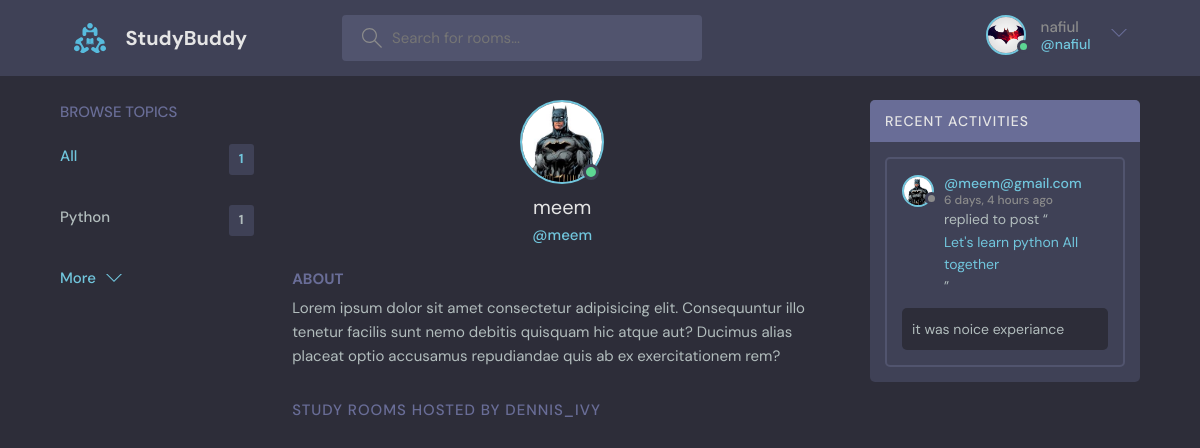
/profile/3/ (signed in), run on the app's committed database.
### base/models.py (models this page shows, shortened)
class User(AbstractUser):
    name = models.CharField(max_length=200, null=True)
    email = models.EmailField(unique=True, null=True)
    bio = models.TextField(null=True)
    avatar = models.ImageField(null=True, default="avatar.svg")
    USERNAME_FIELD = 'email'
    REQUIRED_FIELDS = []

class Topic(models.Model):
    name = models.CharField(max_length=200)

class Message(models.Model):
    user = models.ForeignKey(User, on_delete=models.CASCADE)
    room = models.ForeignKey(Room, on_delete=models.CASCADE)
    body = models.TextField()
    update = models.DateTimeField(auto_now=True)
    created = models.DateTimeField(auto_now_add=True)
    class Meta:
        ordering =['-update', '-created']
    def __str__(self):
        return self.body[0:50]

class Room(models.Model):
    host = models.ForeignKey(User, on_delete=models.SET_NULL, null=True)
    topic = models.ForeignKey(Topic, on_delete=models.SET_NULL, null=True)
    name = models.CharField(max_length=200)
    description = models.TextField(null=True, blank=True)
    participants = models.ManyToManyField(User, related_name='participants', blank=True)
    update = models.DateTimeField(auto_now=True)
    created = models.DateTimeField(auto_now_add=True)
    class Meta:
        ordering =['-update', '-created']
    def __str__(self):
        return self.name

### base/views.py (the view)
# urls.py: path('profile/<str:pk>/', views.userProfile, name="user-profile"),
@login_required(login_url='login')
def userProfile(request, pk):
    user = User.objects.get(id=pk)
    rooms = user.room_set.all()
    room_messages = user.message_set.all()
    topics = Topic.objects.all()
    context = {'user': user, 'rooms':rooms, 'room_messages':room_messages, 'topics':topics}
    return render(request, 'base/profile.html', context)

### base/templates/base/profile.html (shortened to what this page needs)
{% extends 'main.html' %}
{% block content %}
  <main class="profile-page layout layout--3">
    <div class="container">
      {% include 'base/topics_component.html' %}
      <div class="roomList">
        <div class="profile">
          <div class="profile__avatar">
            <div class="avatar avatar--large active">
              <img src="{{user.avatar.url}}" />
            </div>
          </div>
          <div class="profile__info">
            <h3>{{user.username}}</h3>
            <p>@{{user.username}}</p>
          </div>
          <div class="profile__about">
            <h3>About</h3>
            <p>
              Lorem ipsum dolor sit amet consectetur adipisicing elit. Consequuntur illo tenetur
              facilis sunt nemo debitis quisquam hic atque aut? Ducimus alias placeat optio
              accusamus repudiandae quis ab ex exercitationem rem?
            </p>
          </div>
        </div>
        <div class="roomList__header">
          <div>
            <h2>Study Rooms Hosted by dennis_ivy</a>
            </h2>
          </div>
        </div>
      </div>
      {% include 'base/activity_component.html' %}
    </div>
  </main>
  {% endblock content %}

### templates/main.html (shortened to what this page needs)
<!DOCTYPE html>
{% load static %}
<html lang="en">
  <head>
    <link rel="stylesheet" href="{% static 'styles/style.css' %}" />
  </head>
  <body>
    {% include 'navbar.html' %}
    {% block content %}
    {% endblock %}
  </body>
</html>

### templates/navbar.html (shortened to what this page needs)
{% load static %}
<header class="header header--loggedIn">
  <div class="container">
    <a href="{% url 'home' %}" class="header__logo">
      <img src="{% static 'images/logo.svg' %}" />
      <h1>StudyBuddy</h1>
    </a>
    <form class="header__search" method="GET" action="{% url 'home' %}">
      <label>
        <input name="q" placeholder="Search for rooms..." />
      </label>
    </form>
    <nav class="header__menu">
      {% if request.user.is_authenticated %}
      <div class="header__user">
        <a href="{% url 'user-profile' user.id %}">
          <div class="avatar avatar--medium active">
            <img src="{{request.user.avatar.url}}" />
          </div>
          <p>{{request.user.username}}<span>@{{request.user.username}}</span></p>
        </a>
        <button class="dropdown-button">
          <svg version="1.1" xmlns="http://www.w3.org/2000/svg" width="32" height="32" viewBox="0 0 32 32">
            <title>chevron-down</title>
            <path d="M16 21l-13-13h-3l16 16 16-16h-3l-13 13z"></path>
          </svg>
        </button>
      </div>
      {% else %}
        <a href="{% url 'login' %}">
          <img src="{% static 'images/avatar.svg' %}" />
          <p>Login</p>
        </a>
      {% endif %}
    </nav>
  </div>
</header>

### base/templates/base/topics_component.html
<div class="topics">
    <div class="topics__header">
      <h2>Browse Topics</h2>
    </div>
    <ul class="topics__list">
      <li>
        <a href="{% url 'home' %}" class="active">All <span>{{topics.count}}</span></a>
      </li>
      {% for topic in topics %}
      <li>
        <a href="{% url 'home' %}?q={{topic.name}}">{{topic.name}}<span>{{topic.room_set.all.count}}</span></a>
      </li>
      {% endfor %}
    </ul>
    <a class="btn btn--link" href="{% url 'topics' %}">
      More
      <svg version="1.1" xmlns="http://www.w3.org/2000/svg" width="32" height="32" viewBox="0 0 32 32">
        <title>chevron-down</title>
        <path d="M16 21l-13-13h-3l16 16 16-16h-3l-13 13z"></path>
      </svg>
    </a>
  </div>

### base/templates/base/activity_component.html (shortened to what this page needs)
<div class="activities">
    <div class="activities__header">
      <h2>Recent Activities</h2>
    </div>
    {% for message in room_messages %}
    <div class="activities__box">
      <div class="activities__boxHeader roomListRoom__header">
        <a href="{% url 'user-profile' message.user.id %}" class="roomListRoom__author">
          <div class="avatar avatar--small">
            <img src="{{message.user.avatar.url}}" />
          </div>
          <p>
            @{{message.user}}
            <span>{{message.created|timesince}} ago</span>
          </p>
        </a>
      </div>
      <div class="activities__boxContent">
        <p>replied to post “<a href="{% url 'room' message.room.id %}">{{message.room}}</a>”</p>
        <div class="activities__boxRoomContent">
          {{message.body}}
        </div>
      </div>
    </div>
    {% endfor %}
  </div>

### data on the page
User: user.avatar (picture), user.username "nafiul"
Topic: name "Python", room_set.all.count "1"
User: avatar (picture), username "meem"
Message: user.avatar (picture), user "meem@gmail.com", created "6 days, 4 hours", room "Let's learn python All together", body "it was noice experiance"

### other printed values
{{ topics.count }} "1"
